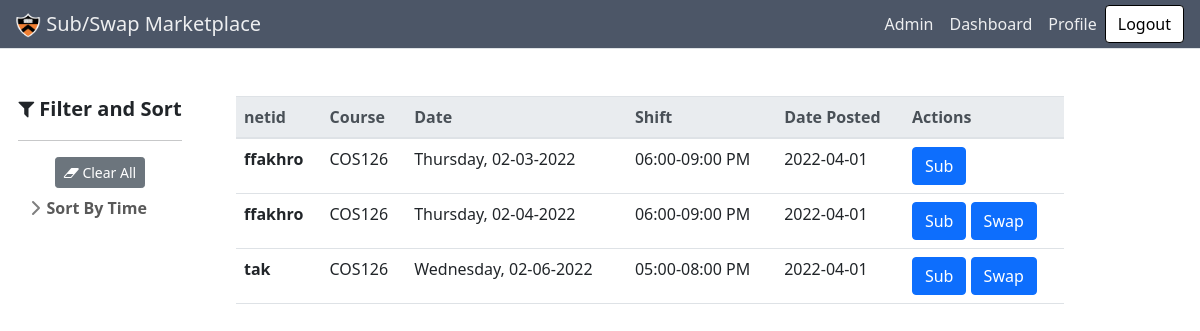
The page /dashboard (signed in) on the database its author committed.
### subapp/models.py (models this page shows, shortened)
class Request(db.Model):
    id = db.Column(db.Integer, primary_key=True)
    swap = db.Column(db.Boolean, default=False, nullable=False)
    base_price = db.Column(db.Integer, nullable=False)
    accepted = db.Column(db.Boolean, default=False, nullable=False)
    bonus = db.Column(db.Integer, nullable=False, default=0)
    date_posted = db.Column(db.DateTime, nullable=False, default=datetime.utcnow)
    date_requested = db.Column(db.DateTime, nullable=False)
    posted_by = db.relationship(
        "User", secondary=a_posted_requests, back_populates='posted_requests')
    accepted_by = db.relationship(
        "User", secondary=a_accepted_requests, back_populates='accepted_requests')
    shift = db.relationship(
        "Shift", secondary=a_requested_shifts, back_populates="requests")

class User(db.Model, UserMixin):
    id = db.Column(db.Integer, primary_key=True)
    netid = db.Column(db.String(120), unique=True, nullable=False)
    balance = db.Column(db.Integer, default=0)
    role = db.Column(db.String(120), default="user")
    posted_requests = db.relationship(
        "Request", secondary=a_posted_requests, back_populates='posted_by')
    accepted_requests = db.relationship(
        "Request", secondary=a_accepted_requests, back_populates='accepted_by')
    schedule = db.relationship("Shift", secondary=a_assigned_shifts, back_populates='staff')

class Shift(db.Model):
    id = db.Column(db.Integer, primary_key=True)
    day = db.Column(db.String(10), nullable=False)
    start = db.Column(db.Time, nullable=False)
    end = db.Column(db.Time, nullable=False)
    course = db.Column(db.String(120), nullable=False)
    staff = db.relationship(
        "User", secondary=a_assigned_shifts, back_populates="schedule")
    requests = db.relationship(
        "Request", secondary=a_requested_shifts, back_populates="shift")

### subapp/main/routes.py (the view)
@main.route("/dashboard", methods=['GET', 'PUT'])
@login_required
def dashboard():
    active_requests = Request.query.filter(Request.accepted==False).all()
    html = render_template('main/dashboard.html', requests=active_requests,current_user=current_user)
    response = make_response(html)
    return response

### subapp/models.py (called while the page is built)
@login_manager.user_loader
def load_user(user_id):
    return User.query.get(int(user_id))

### subapp/main/templates/main/dashboard.html (shortened to what this page needs)
{% extends "main/base.html" %} {% block content %}
<div class="container-fluid">
  <div class="row align-items-start">
    <div class="sticky sidebar_container col-md-2">
      {% with tags_by_category=tags_by_category %} {% include
      "main/sidebar.html" %} {%endwith%}
    </div>
    <div class="col-md-9">
      <section class="py-5">
        <div class="items_container container px-4 px-lg-5">
          <div id="posts" class="
              row
              gx-4 gx-lg-5
              row-cols-1 row-cols-md-2 row-cols-xl-3
              justify-content-left
            ">
            <table class="table">
              <thead class="thead-light">
                <tr>
                  <th scope="col">netid</th>
                  <th scope="col">Course</th>
                  <th scope="col">Date</th>
                  <th scope="col">Shift</th>
                  <th scope="col">Date Posted</th>
                  <th scope="col">Actions</th>
                </tr>
              </thead>
              <tbody>
                {% for request in requests%}
                <tr>
                  <th scope="row">{{request.posted_by[0].netid}}</th>
                  <td>{{request.shift[0].course}}</td>
                  <td>{{request.shift[0].day}}, {{request.date_requested.strftime('%m-%d-%Y')}}</td>
                  <td> {{request.shift[0].start.strftime("%I:%M")}}-{{request.shift[0].end.strftime("%I:%M %p")}}</td>
                  <td>{{ request.date_posted.strftime('%Y-%m-%d') }}</td>
                  <td>
                    {% if request.posted_by[0] == current_user %}
                    <a href="{{url_for('requests.delete_request', requestid=request.id)}}" class="btn btn-danger" role="button" >Delete</a>
                    {% else %}
                    <a href="{{url_for('requests.sub_request', requestid=request.id)}}" class="btn btn-primary" role="button" >Sub</a>
                    {% if request.swap == True%}
                    <a href="{{url_for('requests.sub_request', requestid=request.id)}}" class="btn btn-primary" role="button" >Swap</a>
                    {% endif %}
                    {% endif %}
                  </td>
                </tr>
                {% endfor %}
              </tbody>
            </table>
      </section>
    </div>
  </div>
</div>
{% endblock content %}

### subapp/main/templates/main/base.html (shortened to what this page needs)
<!DOCTYPE html>
<html lang="en">
<head>
  <link rel="stylesheet" href="https://maxcdn.bootstrapcdn.com/bootstrap/4.0.0/css/bootstrap.min.css"
>
  <link href="https://cdn.jsdelivr.net/npm/bootstrap-icons@1.5.0/font/bootstrap-icons.css" rel="stylesheet" />
  <link href="{{url_for('main.static', filename='css/styles.css')}}" rel="stylesheet" />
  <link rel="stylesheet" href="https://use.fontawesome.com/releases/v5.8.2/css/all.css"
>
  <link rel="stylesheet" href="https://cdnjs.cloudflare.com/ajax/libs/font-awesome/4.7.0/css/font-awesome.min.css">
</head>
<body>
  <nav id="navbar" class="navbar navbar-expand-lg navbar-light bg-light fixed-top border-bottom">
    <a class="navbar-brand" href="{{url_for('main.homepage')}}"><img style="max-height:25px"
        src="{{url_for('main.static', filename='favicon.ico')}}" alt=""> Sub/Swap Marketplace</a>
    <div class="collapse navbar-collapse" id="navbarSupportedContent">
      {% if current_user.is_authenticated %}
      <ul class="navbar-nav ms-auto nav-pills">
        {% if current_user.role == 'Admin' %}
        <li class="nav-item">
          <a class="nav-link" href="{{url_for('admin.add_schedule')}}">Admin</a>
        </li>
        {% endif %}
        <li id="found" class="nav-item">
          <a class="nav-link" href="{{url_for('main.dashboard')}}">Dashboard</a>
        </li>
        <li id="myposts" class="nav-item">
          <a class="nav-link" href="{{url_for('main.profile')}}" >Profile</a>
        </li>
      </ul>
        <form
          class="form-inline my-2 my-lg-0"
          action="{{url_for('users.logout')}}"
        >
          <button class="btn btn-outline-primary my-2 my-sm-0" type="submit">
            Logout
          </button>
        </form>
        {% endif %}
    </div>
  </nav>
  {% block content %}{% endblock %}
</body>
</html>

### subapp/main/templates/main/sidebar.html (shortened to what this page needs)
<link href="{{ url_for('main.static', filename='css/sidebars.css') }}" rel="stylesheet">
<body>
    <main>
        <div id="sidebar" class="float-start" style="margin: auto;">
            <div class="flex-shrink-0 p-3 bg-white">
                <svg class="bi me-2" width="30" height="24">
                    <use xlink:href="#bootstrap" />
                </svg>
                <div class='text-center'>
                    <span class="fs-5 fw-semibold"><i class="fa fa-filter" aria-hidden="true"></i> Filter and
                        Sort</span>
                </div>
                <hr>
                <ul class="list-unstyled ps-0">
                    <div class="text-center">
                        <button class='btn btn-sm btn-secondary' type="submit" name="reset" id="reset" value=""
                            onclick='resetAll()'>
                            <i class="fa fa-eraser" aria-hidden="true"></i> Clear All
                        </button>
                    </div>
                    <li class="mb-1">
                        <button class="btn btn-toggle align-items-center rounded collapsed pt-2" data-bs-toggle="collapse"
                            data-bs-target="#sortByTime-collapse" aria-expanded="false">
                            Sort By Time
                        </button>
                    </li>
                </ul>
            </div>
        </div>
    </main>
</body>

### subapp/main/static/css/sidebars.css (style rules this page uses)
body { min-height: 100vh; min-height: -webkit-fill-available; }
html { height: -webkit-fill-available; }
main { display: flex; flex-wrap: nowrap; height:100%; max-height:85vh; overflow-x: auto; overflow-y: auto; }
.bi { vertical-align: -.125em; pointer-events: none; fill: currentColor; }
.btn-toggle { display: inline-flex; align-items: center; padding: .25rem .5rem; font-weight: 600; color: rgba(0, 0, 0, .65); background-color: transparent; border: 0; }
.btn-toggle::before { width: 1.25em; line-height: 0; transition: transform .35s ease; transform-origin: .5em 50%; }
.fw-semibold { font-weight: 600; }

### rows shown on the page
Request: netid "ffakhro", course "COS126", day "Thursday", date_requested "02-03-2022", start "06:00", end "09:00 PM", date_posted "2022-04-01"
Request: netid "ffakhro", course "COS126", day "Thursday", date_requested "02-04-2022", start "06:00", end "09:00 PM", date_posted "2022-04-01"
Request: netid "tak", course "COS126", day "Wednesday", date_requested "02-06-2022", start "05:00", end "08:00 PM", date_posted "2022-04-01"
